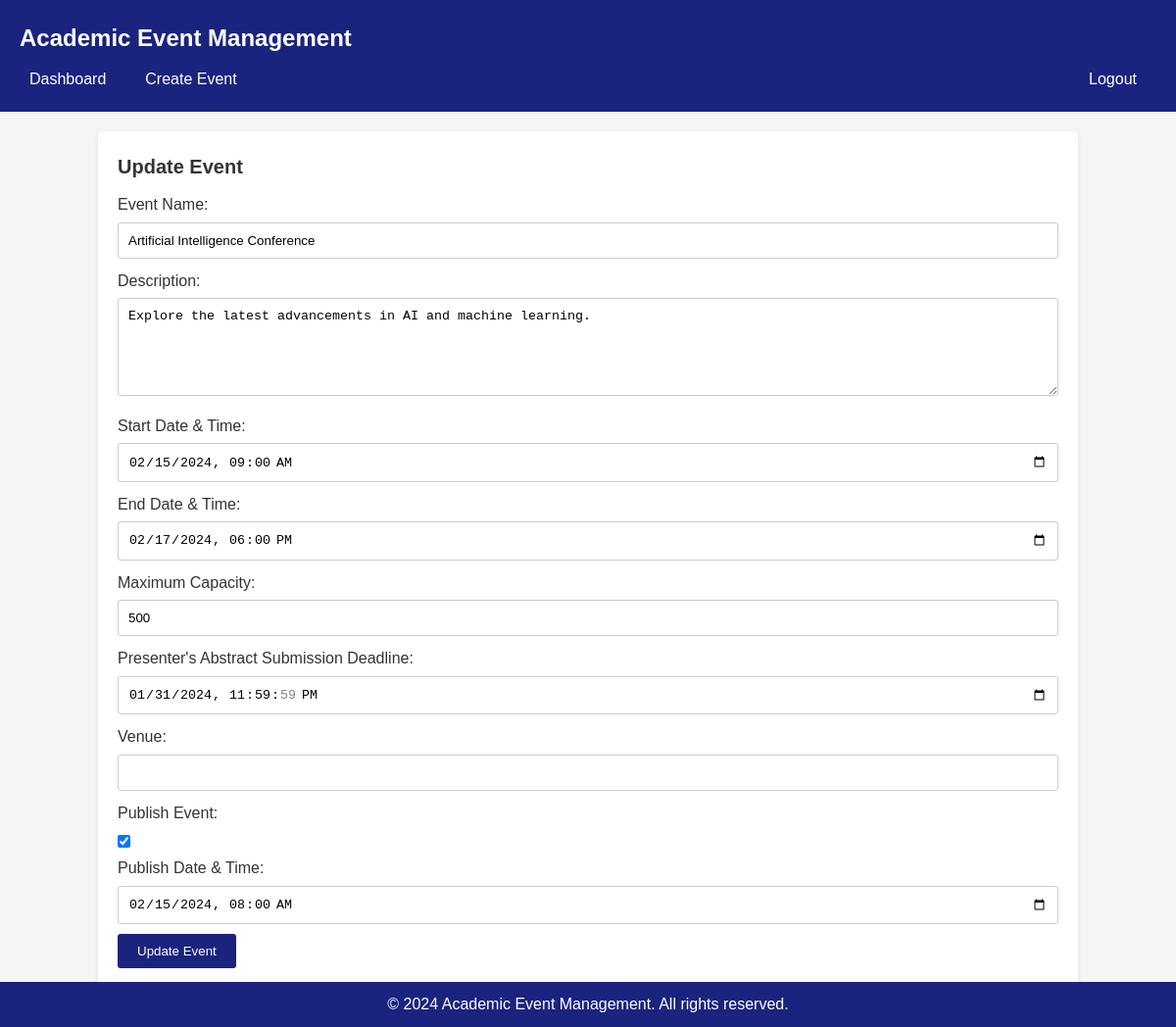
The app's page /event_update.php?event_id=1, older data.
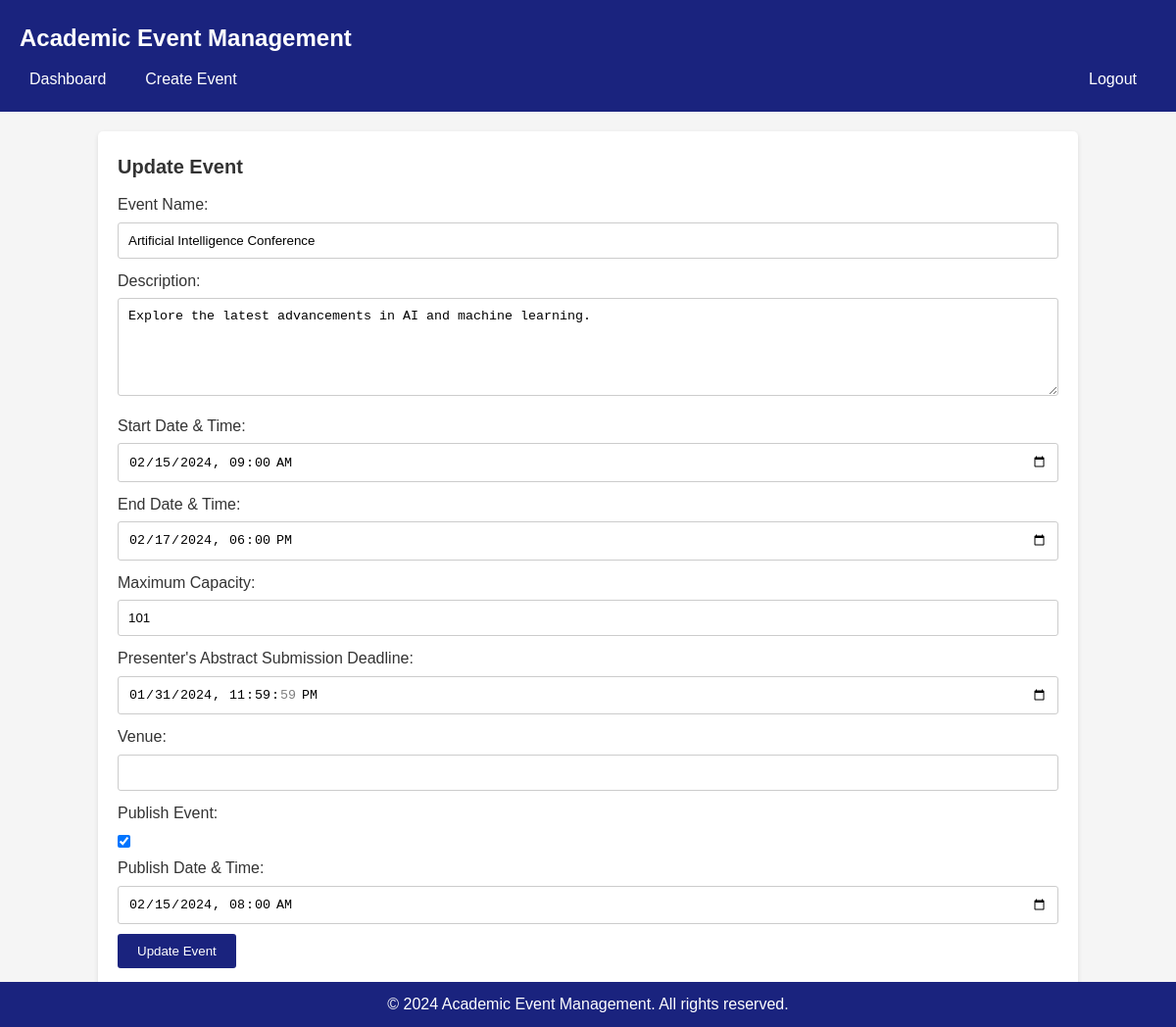
The same page, newer data.
### tables this page shows
CREATE TABLE IF NOT EXISTS `Event` (
    Event_ID INT PRIMARY KEY AUTO_INCREMENT,
    Event_Type_ID INT,
    Location_ID INT,
    U_ID INT,
    Start_Date_Time DATETIME,
    End_Date_Time DATETIME,
    Max_Capacity INT,
    Presenter_Deadline DATETIME,
    Event_Name VARCHAR(255),
    F_Date_Time DATETIME,
    Created_At DATETIME,
    Is_Published BOOLEAN,
    Description TEXT,
    Status ENUM('Open', 'Full', 'Closed', 'Cancelled') DEFAULT 'Open',
    FOREIGN KEY (Event_Type_ID) REFERENCES Event_Type(Event_Type_ID),
    FOREIGN KEY (Location_ID) REFERENCES Location(Location_ID),
    FOREIGN KEY (U_ID) REFERENCES U(U_ID)
);

### event_update.php (the view, shortened to what this page needs)
<?php
require_once 'db_connection.php';
if (isset($_GET["event_id"])) {
    $event_id = $_GET["event_id"];
    $sql = "SELECT * FROM `Event` WHERE Event_ID = $event_id";
    $result = $conn->query($sql);
    if ($result->num_rows == 1) {
        $row = $result->fetch_assoc();
        $event_name = $row["Event_Name"];
        $description = $row["Description"];
        $start_datetime = $row["Start_Date_Time"];
        $end_datetime = $row["End_Date_Time"];
        $max_capacity = $row["Max_Capacity"];
        $presenter_deadline = $row["Presenter_Deadline"];
        $venue = $row["Venue"];
        $is_published = $row["Is_Published"];
        $publish_datetime = $row["F_Date_Time"];
    } else {
        $error = "Event not found.";
    }
} else {
    $error = "Event ID not provided.";
}
?>
<!DOCTYPE html>
<html>
<head>
    <link rel="stylesheet" type="text/css" href="css/style.css">
</head>
<body>
    <header>
        <h1>Academic Event Management</h1>
            <nav class="navbar">
                <ul class="navbar-left">
                    <li><a href="dashboard.php">Dashboard</a></li>
                    <li><a href="create_event.php">Create Event</a></li>
                </ul>
                <ul class="navbar-right">
                    <li><a href="logout.php">Logout</a></li>
                </ul>
            </nav>
    </header>
    <main>
        <h2>Update Event</h2>
        <?php if (isset($event_id)) { ?>
            <form action="event_update.php" method="POST">
                <label for="event_name">Event Name:</label>
                <input type="text" id="event_name" name="event_name" value="<?php echo $event_name; ?>" required>
                <label for="description">Description:</label>
                <textarea id="description" name="description" required><?php echo $description; ?></textarea>
                <label for="start_datetime">Start Date & Time:</label>
                <input type="datetime-local" id="start_datetime" name="start_datetime" value="<?php echo $start_datetime; ?>" required>
                <label for="end_datetime">End Date & Time:</label>
                <input type="datetime-local" id="end_datetime" name="end_datetime" value="<?php echo $end_datetime; ?>" required>
                <label for="max_capacity">Maximum Capacity:</label>
                <input type="number" id="max_capacity" name="max_capacity" value="<?php echo $max_capacity; ?>" required>
                <label for="presenter_deadline">Presenter's Abstract Submission Deadline:</label>
                <input type="datetime-local" id="presenter_deadline" name="presenter_deadline" value="<?php echo $presenter_deadline; ?>" required>
                <label for="venue">Venue:</label>
                <input type="text" id="venue" name="venue" value="<?php echo $venue; ?>" required>
                <label for="is_published">Publish Event:</label>
                <input type="checkbox" id="is_published" name="is_published" <?php if ($is_published) echo "checked"; ?>>
                <label for="publish_datetime">Publish Date & Time:</label>
                <input type="datetime-local" id="publish_datetime" name="publish_datetime" value="<?php echo $publish_datetime; ?>">
                <button type="submit">Update Event</button>
            </form>
        <?php } ?>
    </main>
    <footer>
        <p>&copy; 2024 Academic Event Management. All rights reserved.</p>
    </footer>
</body>
</html>

### css/style.css (style rules this page uses)
* { margin: 0; padding: 0; box-sizing: border-box; }
body { font-family: Arial, sans-serif; background-color: #f5f5f5; color: #333; line-height: 1.6; }
header { background-color: #1a237e; color: #fff; padding: 20px; }
h1 { font-size: 24px; margin-bottom: 10px; }
.navbar { display: flex; justify-content: space-between; align-items: center; }
.navbar-left { display: flex; gap: 10px; }
.navbar-right { display: flex; gap: 10px; }
nav ul { list-style: none; }
nav ul li { display: inline-block; margin-right: 10px; }
nav ul li a { color: #fff; text-decoration: none; padding: 5px 10px; border-radius: 3px; transition: background-color 0.3s ease; }
main { max-width: 1000px; margin: 20px auto; background-color: #fff; padding: 20px; border-radius: 5px; box-shadow: 0 2px 5px rgba(0, 0, 0, 0.1); }
h2 { font-size: 20px; margin-bottom: 10px; }
form { margin-bottom: 20px; }
label { display: block; margin-bottom: 5px; }
input[type="text"], input[type="email"], input[type="password"], input[type="tel"], input[type="number"], input[type="datetime-local"], textarea, select { width: 100%; padding: 10px; border: 1px solid #ccc; border-radius: 3px; margin-bottom: 10px; }
textarea { height: 100px; }
button { background-color: #1a237e; color: #fff; border: none; padding: 10px 20px; border-radius: 3px; cursor: pointer; transition: background-color 0.3s ease; }
footer { background-color: #1a237e; color: #fff; padding: 10px; text-align: center; position: fixed; left: 0; bottom: 0; width: 100%; }

Row changes from the older to the newer data that the page shows:
changed event "Artificial Intelligence Conference": max_capacity "500" → "101"
